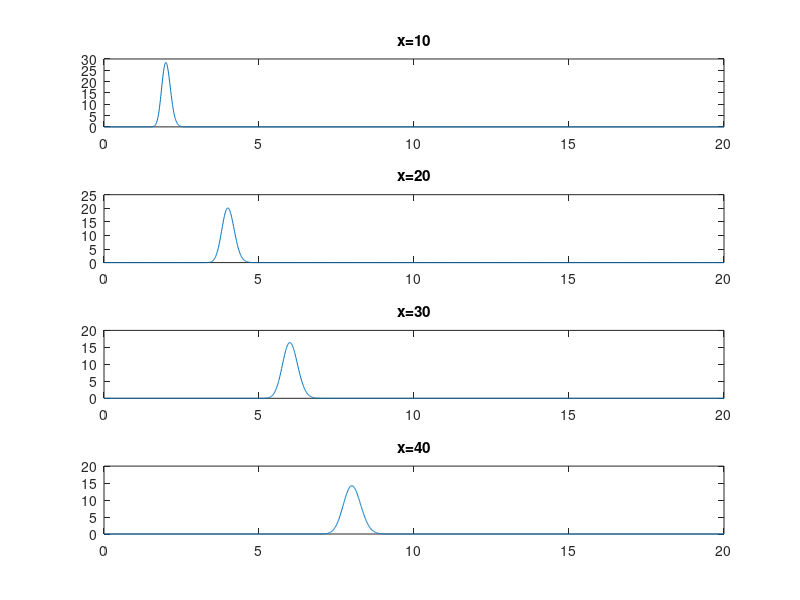

Write the MATLAB code that produced this figure.
t = 0:0.1:100;
%u=0.5;
D=0.123;
M=50;
fprintf('Input u:\n');
u = input('input the wind speed\n');
if u == 0;
    t = 0:1:10000;
else 
    t = 0:0.01:(1/u)*100;
end
x1 = 10;
x2 = 20;
x3 = 30;
x4 = 40;
C1 = (M./(2*sqrt((D*pi).*t))).*exp(-(x1-u*t).^2./((D*4).*t));
C2 = (M./(2*sqrt((D*pi).*t))).*exp(-(x2-u*t).^2./((D*4).*t));
C3 = (M./(2*sqrt((D*pi).*t))).*exp(-(x3-u*t).^2./((D*4).*t));
C4 = (M./(2*sqrt((D*pi).*t))).*exp(-(x4-u*t).^2./((D*4).*t));
subplot(4,1,1); plot(t,C1);title(['x=',num2str(x1)]);
subplot(4,1,2); plot(t,C2);title(['x=',num2str(x2)]);
subplot(4,1,3); plot(t,C3);title(['x=',num2str(x3)]);
subplot(4,1,4); plot(t,C4);title(['x=',num2str(x4)]);

fid=fopen('C1.txt','wt');
fprintf(fid,'%2f, ',C1);
fclose(fid);

fid=fopen('C2.txt','wt');
fprintf(fid,'%2f, ',C2);
fclose(fid);

fid=fopen('C3.txt','wt');
fprintf(fid,'%2f, ',C3);
fclose(fid);

fid=fopen('C4.txt','wt');
fprintf(fid,'%2f, ',C4);
fclose(fid);